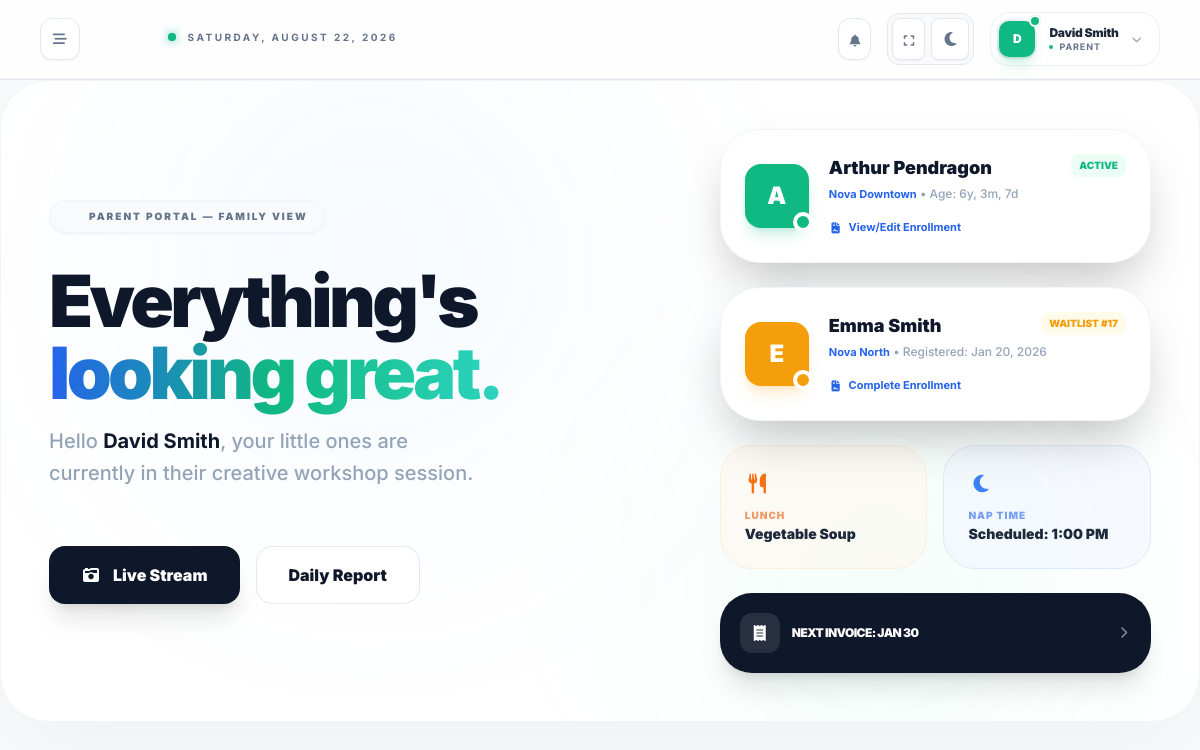
Before: /dashboard/parent/ (signed in) with the older database file.
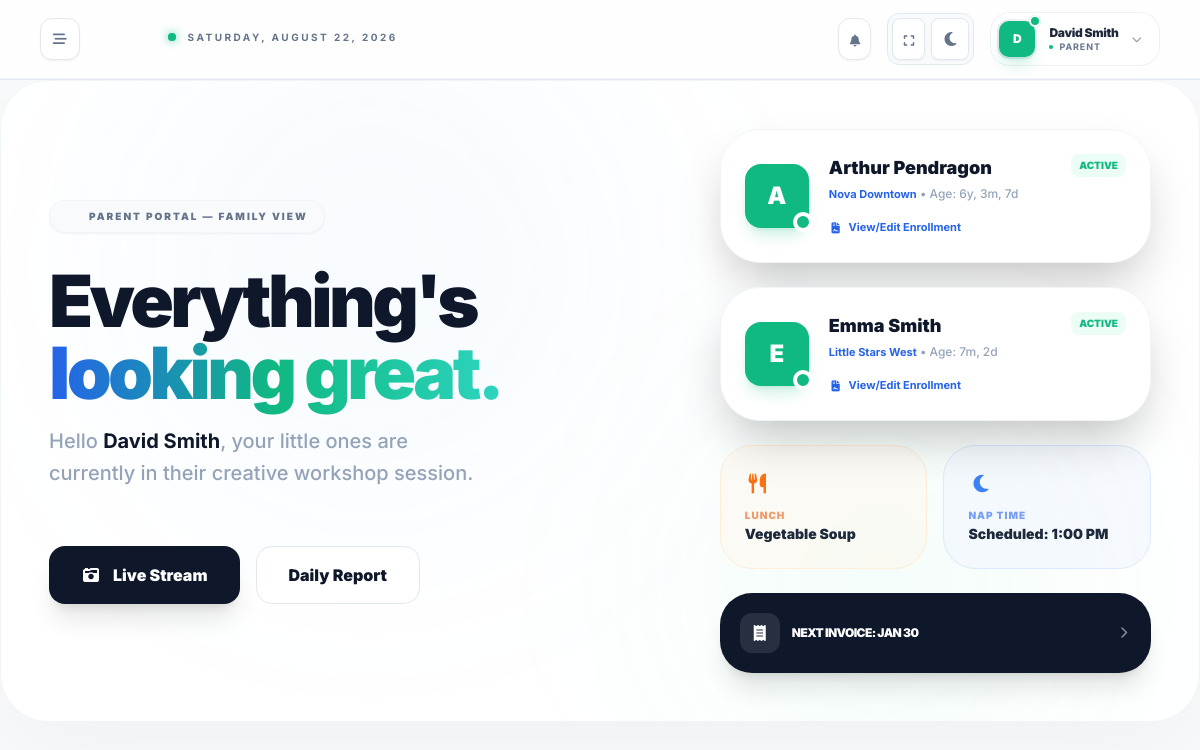
After: the same page with the newer database file.
### dashboard/models.py (models this page shows, shortened)
class Child(models.Model):
    child_id = models.UUIDField(primary_key=True, default=uuid.uuid4, editable=False)
    center = models.ForeignKey(
        Center, on_delete=models.CASCADE, related_name="children"
    )
    assigned_group = models.ForeignKey(
        Group, on_delete=models.SET_NULL, null=True, related_name="enrolled_children"
    )
    assigned_educator = models.ForeignKey(
        "accounts.Educator",
        on_delete=models.SET_NULL,
        null=True,
        blank=True,
        related_name="assigned_children",
    )
    first_name = models.CharField(max_length=100)
    last_name = models.CharField(max_length=100)
    gender = models.CharField(max_length=10, choices=[('masculin', 'Masculin'), ('féminin', 'Féminin')], blank=True)
    birth_date = models.DateField()
    medical_info = models.JSONField(default=dict, blank=True)
    profile_photo = models.ImageField(upload_to='children_photos/', blank=True, null=True)
    status = models.CharField(max_length=20, default="active")
    created_at = models.DateTimeField(auto_now_add=True)
    address = models.TextField(blank=True, help_text="Child's residential address")
    medicare_number = models.CharField(max_length=50, blank=True)
    medicare_expiry = models.DateField(null=True, blank=True)
    @property
    def age_display(self):
        today = date.today()
        birth_date = self.birth_date
        years = today.year - birth_date.year
        months = today.month - birth_date.month
        days = today.day - birth_date.day
        if months < 0:
            years -= 1
            months += 12
        parts = []
        if years > 0: parts.append(f"{years}y")
        if months > 0: parts.append(f"{months}m")
        if days > 0: parts.append(f"{days}d")
        return ", ".join(parts) if parts else "0d"

class Center(models.Model):
    center_id = models.UUIDField(primary_key=True, default=uuid.uuid4, editable=False)
    organization = models.ForeignKey(
        Organization, on_delete=models.CASCADE, related_name="centers"
    )
    name = models.CharField(max_length=255)
    address = models.TextField()
    timezone = models.CharField(max_length=50, default="America/Moncton")
    director = models.OneToOneField(
        "accounts.Director",
        on_delete=models.SET_NULL,
        null=True,
        related_name="managed_center",
    )
    created_at = models.DateTimeField(auto_now_add=True)

### accounts/views.py (the view)
# urls.py: path("dashboard/parent/", parent_dashboard, name="parent_dashboard"),
@login_required
def parent_dashboard(request):
    user = request.user
    if user.role_type != 'parent':
        return redirect('dashboard_redirect')
    try:
        profile = user.parent_profile
    except ParentProfile.DoesNotExist:
        profile = None
    children = []
    if profile:
        relationships = ParentChildRelationship.objects.filter(parent=profile).select_related('child')
        children = [rel.child for rel in relationships]
    for child in children:
        if child.status == 'waitlist':
            pos = Child.objects.filter(
                center=child.center,
                status='waitlist',
                created_at__lt=child.created_at
            ).count() + 1
            child.waitlist_position = pos
        try:
            _ = child.enrollment_profile
            child.has_enrollment_form = True
        except:
            child.has_enrollment_form = False
    return render(request, "parent_dashboard.html", {'children': children})

### accounts/models.py (called while the page is built)
    @property
    def id(self):
        return self.user_id

### communication/context_processors.py (called while the page is built)
def unread_messages_count(request):
    if request.user.is_authenticated:
        count = Message.objects.filter(receiver=request.user, is_read=False).count()
        return {'unread_count': count}
    return {'unread_count': 0}

### dashboard/context_processors/theme_sidebar.py (called while the page is built)
def theme(request):
    return {'theme': request.COOKIES.get('theme', 'light')}

def sidebar(request):
    return {'sidebar_state': request.COOKIES.get('sidebar', 'closed')}

### accounts/templates/parent_dashboard.html (shortened to what the changed rows need)
{% extends "base.html" %}
{% block content %}
<div class="relative min-h-[500px] overflow-hidden bg-white dark:bg-slate-950 rounded-[3rem] border border-slate-100 dark:border-slate-800 p-8 md:p-12 shadow-[0_30px_100px_rgba(0,0,0,0.04)] mb-12">
    <div class="relative z-10 grid lg:grid-cols-12 gap-12 items-center">
        <div class="lg:col-span-7 space-y-8">
            <div class="space-y-4">
                <h1 class="text-5xl md:text-7xl font-black text-slate-900 dark:text-white leading-[0.9] tracking-tighter">
                    Everything's<br>
                    <span class="bg-gradient-to-r from-blue-600 via-emerald-500 to-teal-400 bg-clip-text text-transparent">
                    </span>
                </h1>
            </div>
        </div>
        <div class="lg:col-span-5 relative">
            <div class="space-y-6">
                {% for child in children %}
                <div class="group relative bg-white dark:bg-slate-900 rounded-[2.5rem] border border-slate-100 dark:border-slate-800 p-6 shadow-2xl hover:-translate-y-2 transition-all duration-500">
                    <div class="flex items-center gap-5">
                        <div class="relative">
                            <div class="w-16 h-16 rounded-2xl {% if child.status == 'waitlist' %}bg-amber-500 shadow-amber-500/20{% else %}bg-emerald-500 shadow-emerald-500/20{% endif %} flex items-center justify-center text-white text-2xl font-black shadow-lg">
                                {{ child.first_name|slice:":1" }}
                            </div>
                            <div class="absolute -bottom-1 -right-1 w-5 h-5 {% if child.status == 'waitlist' %}bg-amber-500{% else %}bg-emerald-500{% endif %} border-4 border-white dark:border-slate-900 rounded-full"></div>
                        </div>
                        <div class="flex-1">
                            <div class="flex justify-between items-start">
                                <h3 class="text-lg font-black text-slate-900 dark:text-white">{{ child.first_name }} {{ child.last_name }}</h3>
                                {% if child.status == 'waitlist' %}
                                <span class="text-[10px] font-black text-amber-500 bg-amber-50 dark:bg-amber-500/10 px-2 py-1 rounded-lg uppercase">
                                    Waitlist #{{ child.waitlist_position }}
                                </span>
                                {% else %}
                                <span class="text-[10px] font-black text-emerald-500 bg-emerald-50 dark:bg-emerald-500/10 px-2 py-1 rounded-lg uppercase">
                                    Active
                                </span>
                                {% endif %}
                            </div>
                            <p class="text-xs text-slate-400 font-medium mt-1">
                                <span class="inline-flex items-center text-[11px] font-bold text-blue-600 hover:text-blue-700">{{ child.center.name }} </span>
                                &bull;
                                {% if child.status == 'waitlist' %}
                                    Registered: {{ child.created_at|date:"M d, Y" }}
                                {% else %}
                                    Age: {{ child.age_display }}
                                {% endif %}
                            </p>
                             <div class="mt-3">
                                <a href="{% url 'enrollment_edit' child.child_id %}" class="inline-flex items-center text-[11px] font-bold text-blue-600 hover:text-blue-700">
                                    <i class="fa-solid fa-file-contract mr-1.5"></i>
                                    {% if child.has_enrollment_form %}
                                        View/Edit Enrollment
                                    {% else %}
                                        Complete Enrollment
                                    {% endif %}
                                </a>
                            </div>
                        </div>
                    </div>
                </div>
                {% empty %}
                <div class="p-6 text-center text-slate-500">
                    No children registered yet. <a href="{% url 'register_child' %}" class="text-blue-500 font-bold underline">Register now</a>
                </div>
                {% endfor %}
            </div>
        </div>
    </div>
</div>
{% endblock %}

Changed rows visible on the page:
removed Child: first_name "E", first_name "Emma", last_name "Smith", waitlist_position "17", center.name "Nova North", created_at "Jan 20, 2026", shows "Complete Enrollment", status "waitlist" (drawn)
added Child: first_name "E", first_name "Emma", last_name "Smith", status "ACTIVE", center.name "Little Stars West", age_display "7m, 2d", shows "View/Edit Enrollment"
